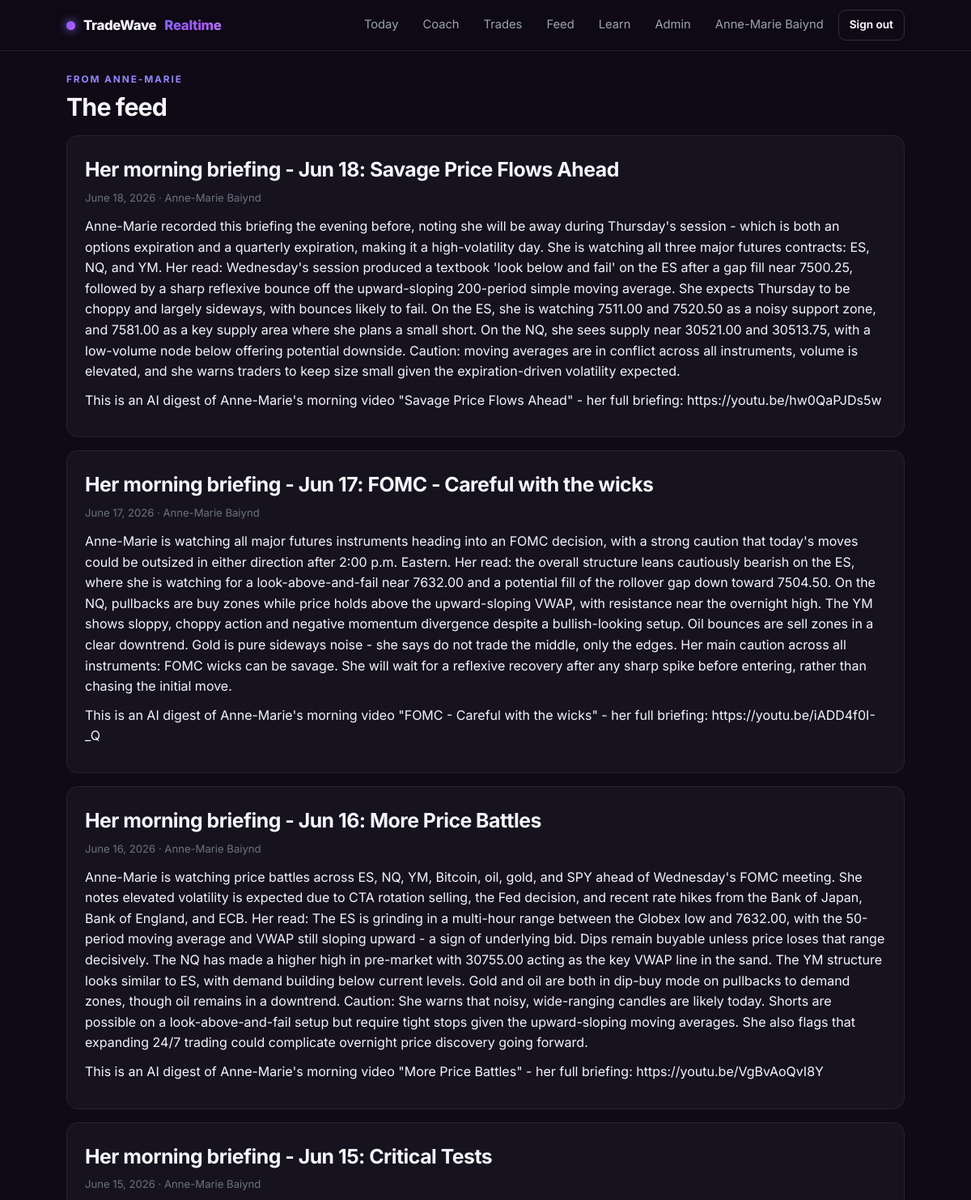
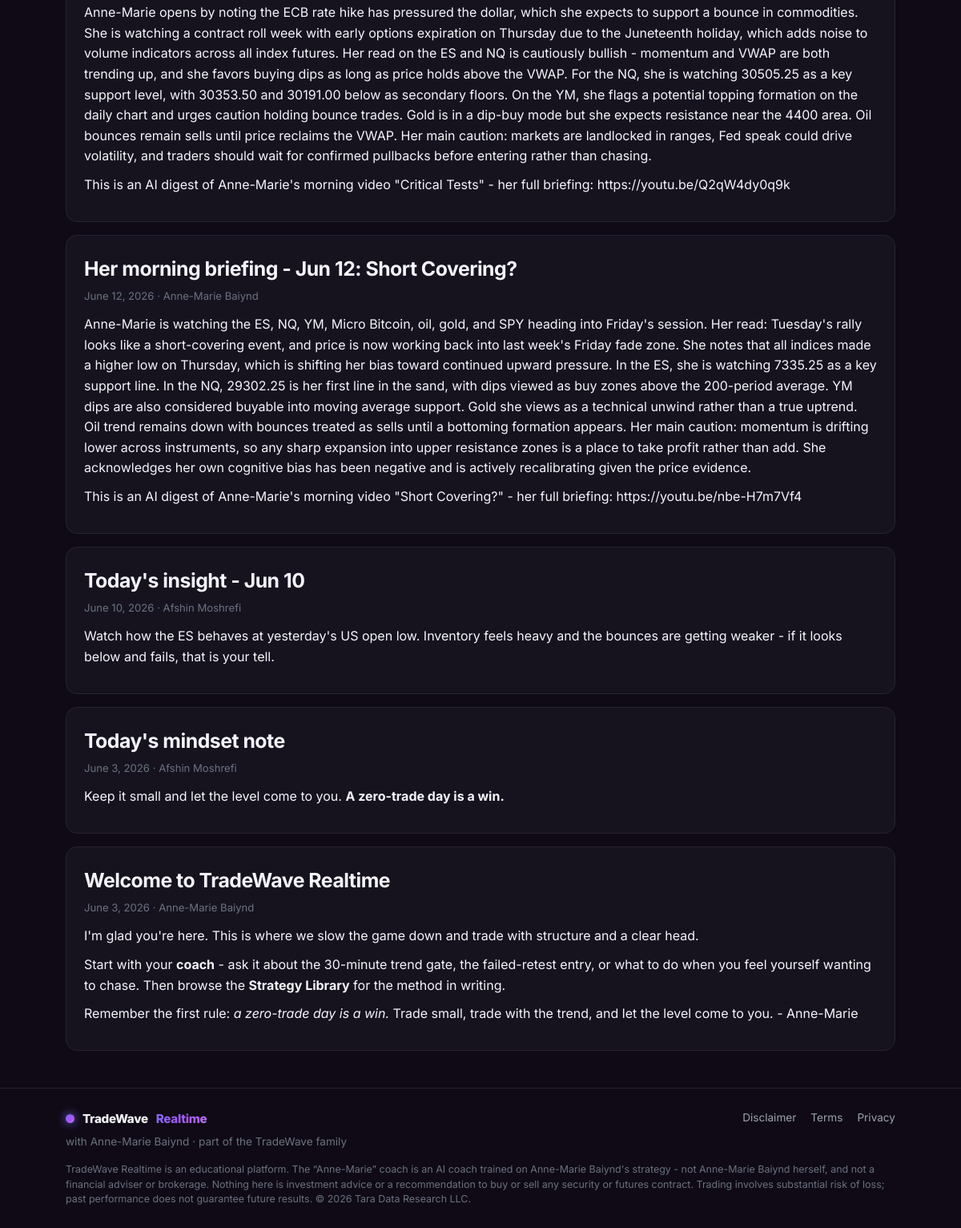
Page /app/feed (signed in) on the committed database (2 pictures, top to bottom).
### tradewave_realtime/app/models.py (models this page shows, shortened)
class User(db.Model):
    __tablename__ = "users"
    id = db.Column(db.Integer, primary_key=True)
    email = db.Column(db.String(255), unique=True, nullable=False, index=True)
    display_name = db.Column(db.String(120), nullable=False, default="")
    workos_user_id = db.Column(db.String(64), nullable=True, unique=True)
    stripe_customer_id = db.Column(db.String(64), nullable=True, unique=True)
    discord_user_id = db.Column(db.String(32), nullable=True, unique=True)
    discord_link_code = db.Column(db.String(12), nullable=True)
    password_hash = db.Column(db.String(255), nullable=False)
    role = db.Column(db.String(20), nullable=False, default="member")  # member | partner | admin
    accepted_ai_disclaimer = db.Column(db.Boolean, nullable=False, default=False)
    accepted_at = db.Column(db.DateTime, nullable=True)
    created_at = db.Column(db.DateTime, nullable=False, default=utcnow)
    last_active_at = db.Column(db.DateTime, nullable=True)
    threads = db.relationship("ChatThread", backref="user", lazy=True,
                              cascade="all, delete-orphan")
    @property
    def is_staff(self):
        return self.role in ("admin", "partner")
    @property
    def name_or_email(self):
        return self.display_name or self.email.split("@")[0]

class Post(db.Model):
    __tablename__ = "posts"
    id = db.Column(db.Integer, primary_key=True)
    title = db.Column(db.String(255), nullable=False)
    kind = db.Column(db.String(12), nullable=False, default="post")  # post | insight
    body = db.Column(db.Text, nullable=False, default="")
    published = db.Column(db.Boolean, nullable=False, default=True, index=True)
    created_at = db.Column(db.DateTime, nullable=False, default=utcnow)
    updated_at = db.Column(db.DateTime, nullable=False, default=utcnow, onupdate=utcnow)
    author_id = db.Column(db.Integer, db.ForeignKey("users.id"), nullable=True)
    author = db.relationship("User")

### tradewave_realtime/app/main.py (the view)
@bp.route("/app/feed")
@login_required
def feed():
    posts = (Post.query.filter_by(published=True)
             .order_by(Post.created_at.desc()).all())
    return render_template("app/feed.html", posts=posts)

### tradewave_realtime/app/security.py (called while the page is built)
def current_user():
    if "user_id" not in session:
        return None
    if getattr(g, "_cached_user", None) is None:
        g._cached_user = db_get_user(session["user_id"])
    return g._cached_user

def db_get_user(uid):
    return User.query.get(uid)

def login_required(view):
    @wraps(view)
    def wrapped(*args, **kwargs):
        if current_user() is None:
            flash("Please sign in to continue.", "info")
            return redirect(url_for("auth.login", next=request.path))
        return view(*args, **kwargs)
    return wrapped

### tradewave_realtime/app/templates/app/feed.html (shortened to what this page needs)
{% extends "base.html" %}
{% block content %}
<div class="app-head">
  <div><div class="eyebrow">From Anne-Marie</div><h1 style="font-size:1.9rem">The feed</h1></div>
</div>
{% if posts %}
  {% for p in posts %}
    <div class="post">
      <h2>{{ p.title }}</h2>
      <div class="meta">{{ p.created_at.strftime('%B %-d, %Y') }}{% if p.author %} · {{ p.author.display_name }}{% endif %}</div>
      <div class="body">{{ p.body | md }}</div>
    </div>
  {% endfor %}
{% else %}
  <div class="card center muted">No posts yet - check back soon.</div>
{% endif %}
{% endblock %}

### tradewave_realtime/app/templates/base.html (shortened to what this page needs)
<!DOCTYPE html>
<html lang="en">
<head>
  <link rel="stylesheet" href="{{ url_for('static', filename='css/styles.css') }}?v={{ ASSET_V }}">
</head>
<body>
<nav class="nav"><div class="container nav-in">
  <a class="brand" href="{{ url_for('main.index') }}">
    <span class="dot"></span> TradeWave <span class="rt">Realtime</span>
  </a>
  <div class="nav-links">
    {% if current_user %}
      <a href="{{ url_for('main.dashboard') }}">Today</a>
      <a href="{{ url_for('chat.coach') }}">Coach</a>
      <a href="{{ url_for('trades.trades_page') }}">Trades</a>
      <a href="{{ url_for('main.feed') }}">Feed</a>
      <a href="{{ url_for('main.library') }}">Learn</a>
      {% if current_user.is_staff %}<a href="{{ url_for('admin.dashboard') }}">Admin</a>{% endif %}
      <a href="{{ url_for('main.account') }}">{{ current_user.name_or_email }}</a>
      <form method="post" action="{{ url_for('auth.logout') }}" class="inline">
        <button class="btn btn-sm btn-ghost" type="submit">Sign out</button></form>
    {% else %}
      <a href="{{ url_for('main.index') }}#what-you-get">What you get</a>
      <a href="{{ url_for('main.index') }}#who-she">Who she is</a>
      <a href="{{ url_for('auth.login') }}">Sign in</a>
      <a class="btn btn-primary btn-sm" href="{{ url_for('auth.signup') }}">Start coaching free</a>
    {% endif %}
  </div>
</div></nav>
<main class="container">
  {% block content %}{% endblock %}
</main>
<footer><div class="container">
  <div class="cols">
    <div>
      <div class="brand" style="font-size:.95rem"><span class="dot"></span> TradeWave <span class="rt">Realtime</span></div>
      <div class="small" style="margin-top:6px">with {{ PARTNER }} · part of the TradeWave family</div>
    </div>
    <div style="display:flex;gap:18px;flex-wrap:wrap">
      <a href="{{ url_for('main.legal', page='disclaimer') }}">Disclaimer</a>
      <a href="{{ url_for('main.legal', page='terms') }}">Terms</a>
      <a href="{{ url_for('main.legal', page='privacy') }}">Privacy</a>
    </div>
  </div>
  <div class="legal-note">
    {{ BRAND }} is an educational platform. The “{{ COACH_NAME }}” coach is an {{ COACH_LABEL }} -
    not {{ PARTNER }} herself, and not a financial adviser or brokerage. Nothing here is investment
    advice or a recommendation to buy or sell any security or futures contract. Trading involves
    substantial risk of loss; past performance does not guarantee future results.
    © 2026 Tara Data Research LLC.
  </div>
</div></footer>
</body>
</html>

### tradewave_realtime/app/static/css/styles.css (style rules this page uses)
:root { --bg:#0f0a15; --bg2:#171320; --card:#16131f; --card2:#1d1930; --text:#f5f4fb; --muted:#9ca3af; --faint:#6b7280; --accent:#7c6cf2; --accent2:#a855f7; --accent-h:#9385ff; --green:#34d27c; --danger:#ef4444; --warn:#f59e0b; --info:#60a5fa; --border:#272234; --border2:#332c47; --radius:14px; --maxw:1080px; --grad:linear-gradient(135deg,#7c6cf2 0%,#a855f7 60%,#c084fc 100%); }
* { margin:0;padding:0;box-sizing:border-box }
html { scroll-behavior:smooth }
body { font-family:'Inter',-apple-system,BlinkMacSystemFont,'Segoe UI',sans-serif; background:radial-gradient(1200px 600px at 70% -10%,rgba(124,108,242,.18),transparent 60%),var(--bg); color:var(--text);line-height:1.6;min-height:100vh; }
a { color:var(--accent-h);text-decoration:none }
.container { max-width:var(--maxw);margin:0 auto;padding:0 22px }
.small { font-size:.85rem }
.nav { position:sticky;top:0;z-index:50;backdrop-filter:blur(10px); background:rgba(15,10,21,.82);border-bottom:1px solid var(--border) }
.nav-in { display:flex;align-items:center;gap:18px;height:62px }
.brand { display:flex;align-items:center;gap:10px;font-weight:800;letter-spacing:-.02em;font-size:1.05rem;color:var(--text) }
.brand .dot { width:11px;height:11px;border-radius:50%;background:var(--grad);box-shadow:0 0 12px var(--accent) }
.brand .rt { background:var(--grad);-webkit-background-clip:text;background-clip:text;color:transparent }
.nav-links { display:flex;gap:6px;margin-left:auto;align-items:center;flex-wrap:wrap }
.nav-links a { color:var(--muted);padding:7px 12px;border-radius:9px;font-size:.92rem }
.btn { display:inline-flex;align-items:center;gap:8px;border:none;cursor:pointer;font:inherit; font-weight:650;padding:11px 20px;border-radius:11px;background:var(--card2);color:var(--text); border:1px solid var(--border2);transition:.15s;text-decoration:none }
.btn-ghost { background:transparent }
.btn-sm { padding:7px 13px;font-size:.85rem;border-radius:9px }
h1 { font-size:2.5rem;letter-spacing:-.03em;line-height:1.1 }
h2 { font-size:1.55rem;letter-spacing:-.02em;margin-bottom:12px }
.eyebrow { text-transform:uppercase;letter-spacing:.16em;font-size:.74rem;color:var(--accent-h);font-weight:700;margin-bottom:8px }
.app-head { display:flex;align-items:center;justify-content:space-between;gap:16px;margin:26px 0 18px;flex-wrap:wrap }
.post { border:1px solid var(--border);background:var(--card);border-radius:var(--radius);padding:22px;margin-bottom:16px }
.post h2 { margin-bottom:4px }
.post .meta { color:var(--faint);font-size:.82rem;margin-bottom:12px }
.post .body p { margin-bottom:10px }
.inline { display:inline }
footer { border-top:1px solid var(--border);margin-top:46px;padding:26px 0;color:var(--faint);font-size:.85rem }
footer .cols { display:flex;justify-content:space-between;gap:20px;flex-wrap:wrap }
footer a { color:var(--muted) }
.legal-note { margin-top:14px;font-size:.78rem;color:var(--faint);line-height:1.5 }
body { overflow-x:hidden }

### rows in the picture
User: name_or_email "Anne-Marie Baiynd", display_name "Anne-Marie Baiynd"
Post: title "Her morning briefing - Jun 18: Savage Price Flows Ahead", created_at "June 18, 2026", author.display_name "Anne-Marie Baiynd", body|md "Anne-Marie recorded this briefing the evening before, noting she will be away during Thursday's session - which is both an options expiration and a quarterly expiration, making it a high-volatility day. She is watching all three major futures contracts: ES, NQ, and YM. Her read: Wednesday's session produced a textbook 'look below and fail' on the ES after a gap fill near 7500.25, followed by a sharp reflexive bounce off the upward-sloping 200-period simple moving average. She expects Thursday to be choppy and largely sideways, with bounces likely to fail. On the ES, she is watching 7511.00 and 7520.50 as a noisy support zone, and 7581.00 as a key supply area where she plans a small short.…"
Post: title "Her morning briefing - Jun 17: FOMC - Careful with the wicks", created_at "June 17, 2026", author.display_name "Anne-Marie Baiynd", body|md "Anne-Marie is watching all major futures instruments heading into an FOMC decision, with a strong caution that today's moves could be outsized in either direction after 2:00 p.m. Eastern. Her read: the overall structure leans cautiously bearish on the ES, where she is watching for a look-above-and-fail near 7632.00 and a potential fill of the rollover gap down toward 7504.50. On the NQ, pullbacks are buy zones while price holds above the upward-sloping VWAP, with resistance near the overnight high. The YM shows sloppy, choppy action and negative momentum divergence despite a bullish-looking setup. Oil bounces are sell zones in a clear downtrend. Gold is pure sideways noise - she says do not…"
Post: title "Her morning briefing - Jun 16: More Price Battles", created_at "June 16, 2026", author.display_name "Anne-Marie Baiynd", body|md "Anne-Marie is watching price battles across ES, NQ, YM, Bitcoin, oil, gold, and SPY ahead of Wednesday's FOMC meeting. She notes elevated volatility is expected due to CTA rotation selling, the Fed decision, and recent rate hikes from the Bank of Japan, Bank of England, and ECB. Her read: The ES is grinding in a multi-hour range between the Globex low and 7632.00, with the 50-period moving average and VWAP still sloping upward - a sign of underlying bid. Dips remain buyable unless price loses that range decisively. The NQ has made a higher high in pre-market with 30755.00 acting as the key VWAP line in the sand. The YM structure looks similar to ES, with demand building below current…"
Post: title "Her morning briefing - Jun 15: Critical Tests", created_at "June 15, 2026", author.display_name "Anne-Marie Baiynd", body|md "Anne-Marie opens by noting the ECB rate hike has pressured the dollar, which she expects to support a bounce in commodities. She is watching a contract roll week with early options expiration on Thursday due to the Juneteenth holiday, which adds noise to volume indicators across all index futures. Her read on the ES and NQ is cautiously bullish - momentum and VWAP are both trending up, and she favors buying dips as long as price holds above the VWAP. For the NQ, she is watching 30505.25 as a key support level, with 30353.50 and 30191.00 below as secondary floors. On the YM, she flags a potential topping formation on the daily chart and urges caution holding bounce trades. Gold is in a…"
Post: title "Her morning briefing - Jun 12: Short Covering?", created_at "June 12, 2026", author.display_name "Anne-Marie Baiynd", body|md "Anne-Marie is watching the ES, NQ, YM, Micro Bitcoin, oil, gold, and SPY heading into Friday's session. Her read: Tuesday's rally looks like a short-covering event, and price is now working back into last week's Friday fade zone. She notes that all indices made a higher low on Thursday, which is shifting her bias toward continued upward pressure. In the ES, she is watching 7335.25 as a key support line. In the NQ, 29302.25 is her first line in the sand, with dips viewed as buy zones above the 200-period average. YM dips are also considered buyable into moving average support. Gold she views as a technical unwind rather than a true uptrend. Oil trend remains down with bounces treated as…"
Post: title "Today's insight - Jun 10", created_at "June 10, 2026", author.display_name "Afshin Moshrefi", body|md "Watch how the ES behaves at yesterday's US open low. Inventory feels heavy and the bounces are getting weaker - if it looks below and fails, that is your tell."
Post: title "Today's mindset note", created_at "June 3, 2026", author.display_name "Afshin Moshrefi", body|md "Keep it small and let the level come to you. A zero-trade day is a win."
Post: title "Welcome to TradeWave Realtime", created_at "June 3, 2026", author.display_name "Anne-Marie Baiynd", body|md "I'm glad you're here. This is where we slow the game down and trade with structure and a clear head. Start with your coach - ask it about the 30-minute trend gate, the failed-retest entry, or what to do when you feel yourself wanting to chase. Then browse the Strategy Library for the method in writing. Remember the first rule: a zero-trade day is a win. Trade small, trade with the trend, and let the level come to you. - Anne-Marie"

### other values in the picture
{{ BRAND }} "TradeWave Realtime"
{{ COACH_NAME }} "Anne-Marie"
{{ COACH_LABEL }} "AI coach trained on Anne-Marie Baiynd's strategy"
